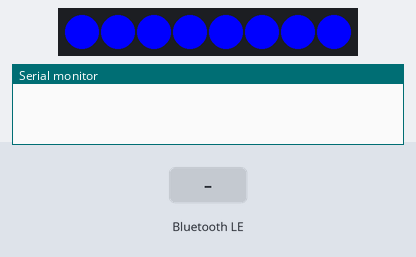
The sketch below on a simulated ESP32. On the bench: 8 RGB LEDs in strip order, left to right, the last lines printed to the serial monitor. The test bench sets the inputs (shaded band). Nothing arrives over Bluetooth unless stated; a phone connects over Bluetooth LE 3 s after start.

Above: at 1.5 s.
At 3.8 s:
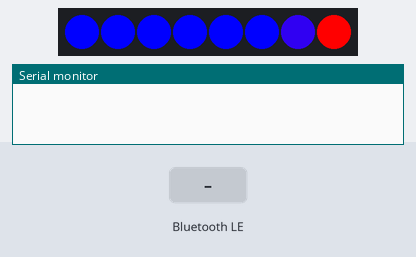
3.9 s: Bluetooth LE write "1" received
At 4.15 s:
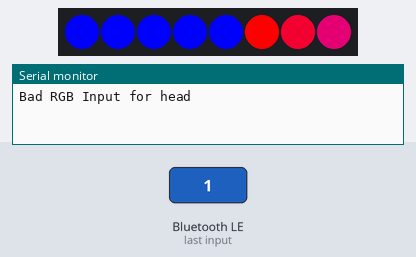
5.9 s: Bluetooth LE write "1" received
At 5.96 s:
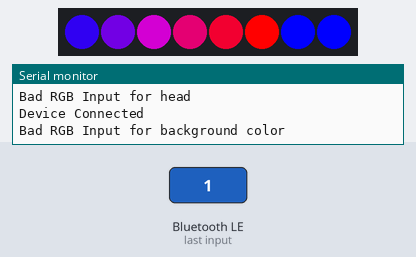
Timing chart, 0 to 13.4 s (numbered marks = the images above; inputs shaded):
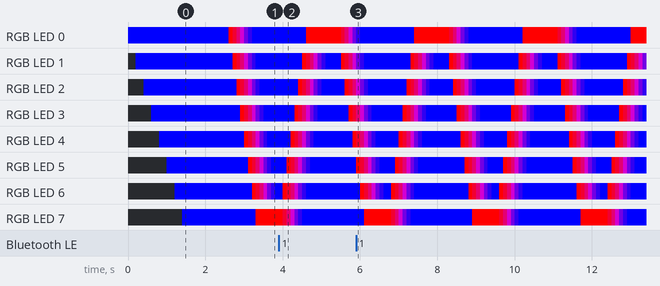

The sketch:

ble_stick_ctl.ino
```cpp
/* controlling the (tiny) stick with an ESP32 over BLE.
 *
 * This rev imports the cylon-eye from cylon v2.
 * Control is via these characteristics:
 *   - Speed
 *   - Eye Color (passed as RGB)
 *   - Background Color (passed as RGB).
 */
#include <BLEDevice.h>
#include <BLEUtils.h>
#include <BLEServer.h>

#include <FastLED.h>

#define LED_PIN 12
#define NUMPIXELS 8

#define LED_TYPE WS2812
#define COLOR_ORDER GRB


#define MAX_EYE_SIZE (NUMPIXELS - 1)

/* Window concepts:
 *  The virtual window is a large array of pixels, but we're only going to
 *  show the middle 8 pixels...and we'll refer to those as the "real window"
 *  pixels.
 */
#define VIRTUAL_WINDOW_SIZE (NUMPIXELS+2*MAX_EYE_SIZE)
CRGB virtual_window[VIRTUAL_WINDOW_SIZE];

#define REAL_WINDOW_START_INDEX MAX_EYE_SIZE
#define REAL_WINDOW_END_INDEX (REAL_WINDOW_START_INDEX + NUMPIXELS - 1)
CRGB *real_window = &(virtual_window[REAL_WINDOW_START_INDEX]);
CRGB *leds = real_window;

/* The cyclon eye parameters */
int eye_head_pos=REAL_WINDOW_START_INDEX;  // this is the virutal window index
int eye_size=7;

typedef enum
{
  DIR_RIGHT,
  DIR_LEFT
} dir_type;

dir_type current_eye_dir=DIR_RIGHT;

CRGB eye_color=CRGB::Red;
CRGB background_color=CRGB::Blue;

#define START_DELAY_MS    100;
#define DISPLAY_MIN_DELAY 10
#define DISPLAY_MAX_DELAY 1000

uint32_t display_delay_ms=START_DELAY_MS;

// See the following for generating UUIDs:
// https://www.uuidgenerator.net/

#define SERVICE_UUID          "4fafc201-1fb5-459e-8fcc-c5c9c331914b"
// Speed is a one byte characteristic. 0 is the slowest we can go, 255 the fastest
#define SPEED_CHAR_UUID       "beb5483e-36e1-4688-b7f5-ea07361b26a8"

// Eye and Background color are three byte RGB values.
#define EYE_COLOR_CHAR_UUID  "0e4e52c9-3278-49f2-8ed7-9581eb1a8559"
#define BACKGROUND_COLOR_CHAR_UUID  "a804d721-ed8f-4a34-82d2-86200391e060"

class MyServerCallbacks: public BLEServerCallbacks
{
    void onConnect(BLEServer* pServer)
    {
      Serial.println("Device Connected");
    };

    void onDisconnect(BLEServer* pServer)
    {
      Serial.println("Device Disconnected");
    }
};

class SpeedCB: public BLECharacteristicCallbacks
{
    void onWrite(BLECharacteristic *pCharacteristic)
    {
      std::string value = pCharacteristic->getValue();

      if (value.length() != 1)
      {
        Serial.println("Bad Speed Input");
      }
      else
      {
        display_delay_ms = value[0];
      }

    }
};

class EyeColorCB: public BLECharacteristicCallbacks
{
    void onWrite(BLECharacteristic *pCharacteristic)
    {
      std::string value = pCharacteristic->getValue();

      if (value.length() != 3)
      {
        Serial.println("Bad RGB Input for head");
      }
      else
      {
        int red;
        int green;
        int blue;

        red = value[0];
        green = value[1];
        blue = value[2];

        Serial.print("Eye color RGB: ");
        Serial.print(red);
        Serial.print(" ");
        Serial.print(green);
        Serial.print(" ");
        Serial.println(blue);

        eye_color.red = red;
        eye_color.green = green;
        eye_color.blue = blue;

      }

    }
};

class BackgroundColorCB: public BLECharacteristicCallbacks
{
    void onWrite(BLECharacteristic *pCharacteristic)
    {
      std::string value = pCharacteristic->getValue();

      if (value.length() != 3)
      {
        Serial.println("Bad RGB Input for background color");
      }
      else
      {
        int red;
        int green;
        int blue;

        red = value[0];
        green = value[1];
        blue = value[2];

        Serial.print("Background color RGB: ");
        Serial.print(red);
        Serial.print(" ");
        Serial.print(green);
        Serial.print(" ");
        Serial.println(blue);

        background_color.red = red;
        background_color.green = green;
        background_color.blue = blue;
      }
    }
};
/* Fills the entire virtual window with a given color */
void virtual_fill(CRGB color)
{
    fill_solid(virtual_window, VIRTUAL_WINDOW_SIZE, color);
}

/*=================================================
 * display_pixels
 *
 * This function displays the "real window" pixels on the
 * tiny stick.
 */
void display_pixels( void )
{
  FastLED.show();
}

/* this function shows the eye, based on the head position, length,
 *  and direction
 */
void show_eye( void )
{
   int tail_pos;  // virtual window index of the tail

   /* start with the virtual window filled with the background color */
   virtual_fill(background_color);

   /* Draw in the eye, depending on direction */
   if (current_eye_dir == DIR_RIGHT)
   {
     /* if we're going right, the tail is left of the eye...meaning we
      *  fillGradient from the tail to the head
      */
     tail_pos = eye_head_pos - eye_size;
     fill_gradient_RGB(&(virtual_window[tail_pos]),
                       eye_size,
                       background_color,
                       eye_color);

     /* if the head of the eye is outside our real window, we want to make the
      *  edge our eye color
      */
     if (eye_head_pos > REAL_WINDOW_END_INDEX)
     {
       virtual_window[REAL_WINDOW_END_INDEX] = eye_color;
     }
   }   // end of "moving right" adjustments
   else
   {
      /* if we're going left, the tail is right of the eye,
       *  meaning we fill gradient from the head to tail.
       */

      // Note:  we don't really need this in this clause...
      tail_pos = eye_head_pos + eye_size;

      fill_gradient_RGB(&(virtual_window[eye_head_pos]),
                        eye_size,
                        eye_color,
                        background_color);

     /* if the head of the eye is outside our real window, we want to make the
      *  edge our eye color
      */
     if (eye_head_pos < REAL_WINDOW_START_INDEX)
     {
       virtual_window[REAL_WINDOW_START_INDEX] = eye_color;
     }
   }  // end of "moving left" adjustments

   /* Now that we've updated our virtual window with the eye, do the
    *  actual display
    */
   display_pixels();
}

void update_display(void)
{
  static uint32_t last_update_time_ms = 0;
  uint32_t        curr_time_ms;

  curr_time_ms = millis();

  /* if it hasn't been long enough for an update, just return.  */
  if (last_update_time_ms + display_delay_ms > curr_time_ms)
  {
    return;
  }

  last_update_time_ms = curr_time_ms;

  #ifdef PLATFORM_UNO
  Serial.print("eye pos: ");
  Serial.print(eye_head_pos);
  Serial.print(", dir= ");
  Serial.println(current_eye_dir);
  #endif

  /* do we need to reverse direction? */
  if ((current_eye_dir == DIR_RIGHT) &&
      (eye_head_pos >= REAL_WINDOW_END_INDEX + eye_size))
  {
    current_eye_dir = DIR_LEFT;

    /* because our head pos is far right in virtual window, we need to reset
     *  it here the the right edge.
     */
    eye_head_pos = REAL_WINDOW_END_INDEX;
  }
  else if ((current_eye_dir == DIR_LEFT) &&
           (eye_head_pos <= REAL_WINDOW_START_INDEX - eye_size))
  {
    current_eye_dir = DIR_RIGHT;

    /* because our head pos is far left in virtual window, we need to reset
     *  it here to the left edge.
     */
    eye_head_pos = REAL_WINDOW_START_INDEX;
  }

  /* move the eye one slot in the desired direction */
  if (current_eye_dir == DIR_RIGHT)
  {
    eye_head_pos++;
  }
  else
  {
    eye_head_pos--;
  }

  /* ...and display the eye on our pixels. */
  show_eye();
}


void setup()
{
  int i;
  uint8_t init_value[3];

  Serial.begin(115200);

  FastLED.addLeds<LED_TYPE, 12, COLOR_ORDER>(leds, NUMPIXELS).setCorrection( TypicalLEDStrip );

  fill_solid(leds, NUMPIXELS, CRGB::Black);
  FastLED.show();


  for (i=0;i<NUMPIXELS;i++)
  {
    leds[i]=CRGB::Blue;
    FastLED.show();
    delay(200);
  }
  delay(1000);

  fill_solid(leds, NUMPIXELS, CRGB::Black);
  FastLED.show();

  BLEDevice::init("ESP32 Stick Cylon");
  BLEServer *pServer = BLEDevice::createServer();
  pServer->setCallbacks(new MyServerCallbacks());

  BLEService *pService = pServer->createService(SERVICE_UUID);

  BLECharacteristic *pSpeedChar = pService->createCharacteristic(
                                         SPEED_CHAR_UUID,
                                         BLECharacteristic::PROPERTY_READ |
                                         BLECharacteristic::PROPERTY_WRITE
                                       );

  BLECharacteristic *pEyeColorChar = pService->createCharacteristic(
                                         EYE_COLOR_CHAR_UUID,
                                         BLECharacteristic::PROPERTY_READ |
                                         BLECharacteristic::PROPERTY_WRITE
                                       );

  BLECharacteristic *pBackgroundColorChar = pService->createCharacteristic(
                                         BACKGROUND_COLOR_CHAR_UUID,
                                         BLECharacteristic::PROPERTY_READ |
                                         BLECharacteristic::PROPERTY_WRITE
                                       );

  pSpeedChar->setCallbacks(new SpeedCB());
  init_value[0]=START_DELAY_MS;
  pSpeedChar->setValue(init_value, 1);

  pEyeColorChar->setCallbacks(new EyeColorCB());
  init_value[0]=0xFF;
  init_value[1]=0;
  init_value[2]=0;
  pEyeColorChar->setValue(init_value, 3);

  pBackgroundColorChar->setCallbacks(new BackgroundColorCB());
  init_value[0]=0;
  init_value[1]=0;
  init_value[2]=0xFF;
  pBackgroundColorChar->setValue(init_value, 3);

  pService->start();

  BLEAdvertising *pAdvertising = pServer->getAdvertising();
  pAdvertising->start();
}

void loop()
{
  update_display();
}
```

Measured:
- what the display in image 0 shows lasts 1.2 s, from 1.4 s to 2.6 s
